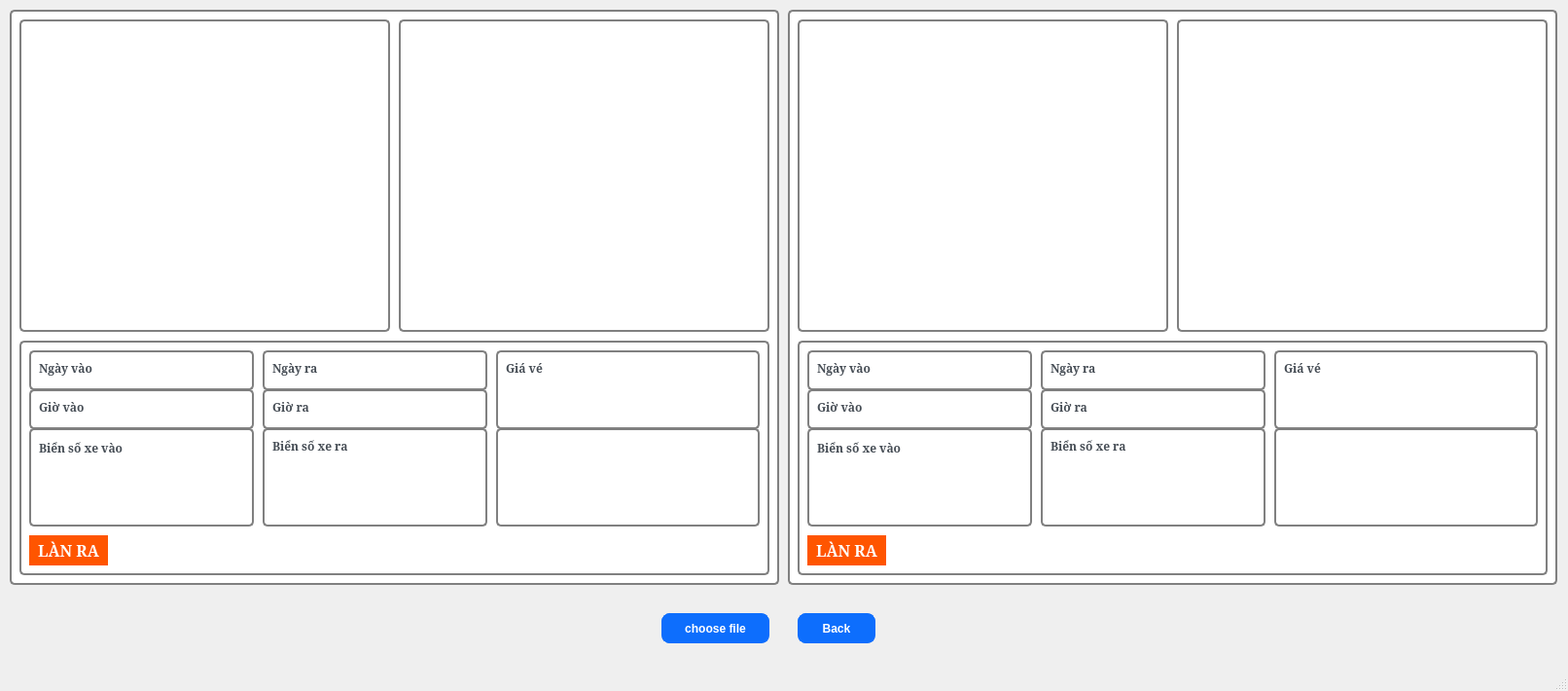
<?xml version="1.0" encoding="UTF-8"?>
<ui version="4.0">
 <class>WindowOUT</class>
 <widget class="QMainWindow" name="WindowOUT">
  <property name="geometry">
   <rect>
    <x>0</x>
    <y>0</y>
    <width>1612</width>
    <height>710</height>
   </rect>
  </property>
  <property name="windowTitle">
   <string/>
  </property>
  <property name="windowIcon">
   <iconset>
    <normaloff>images/car.png</normaloff>images/car.png</iconset>
  </property>
  <property name="styleSheet">
   <string notr="true">QListWidget
{
border: 2px solid gray;
    border-radius: 5px;
    margin-top: 1ex; /* leave space at the top for the title */
}
QLabel {
  color: #464d55;
  font-weight: 600;
}
QGroupBox {
    background-color: white;
    border: 2px solid gray;
    border-radius: 5px;
    margin-top: 1ex; /* leave space at the top for the title */
}
QPushButton {
  background-color: #0d6efd;
  color: #fff;
  font-weight: 600;
  border-radius: 8px;
  border: 1px solid #0d6efd;
  padding: 5px 15px;
  margin-top: 10px;
  outline: 0px;
}
QPushButton:hover,
QPushButton:focus {
  background-color: #0b5ed7;
  border: 3px solid #9ac3fe;
}</string>
  </property>
  <widget class="QWidget" name="centralwidget">
   <widget class="QPushButton" name="btnBackOUT">
    <property name="geometry">
     <rect>
      <x>820</x>
      <y>620</y>
      <width>80</width>
      <height>41</height>
     </rect>
    </property>
    <property name="text">
     <string>Back</string>
    </property>
   </widget>
   <widget class="QPushButton" name="btnChooseFile">
    <property name="geometry">
     <rect>
      <x>680</x>
      <y>620</y>
      <width>111</width>
      <height>41</height>
     </rect>
    </property>
    <property name="text">
     <string>choose file</string>
    </property>
   </widget>
   <widget class="QGroupBox" name="gbMotobike">
    <property name="geometry">
     <rect>
      <x>810</x>
      <y>10</y>
      <width>791</width>
      <height>591</height>
     </rect>
    </property>
    <property name="layoutDirection">
     <enum>Qt::LeftToRight</enum>
    </property>
    <property name="autoFillBackground">
     <bool>false</bool>
    </property>
    <property name="title">
     <string/>
    </property>
    <widget class="QGroupBox" name="gbInMotobike">
     <property name="geometry">
      <rect>
       <x>10</x>
       <y>10</y>
       <width>381</width>
       <height>321</height>
      </rect>
     </property>
     <property name="layoutDirection">
      <enum>Qt::LeftToRight</enum>
     </property>
     <property name="autoFillBackground">
      <bool>false</bool>
     </property>
     <property name="title">
      <string/>
     </property>
     <widget class="QLabel" name="lblImgInMotobike">
      <property name="geometry">
       <rect>
        <x>10</x>
        <y>19</y>
        <width>360</width>
        <height>291</height>
       </rect>
      </property>
      <property name="maximumSize">
       <size>
        <width>1280</width>
        <height>720</height>
       </size>
      </property>
      <property name="text">
       <string/>
      </property>
     </widget>
    </widget>
    <widget class="QGroupBox" name="gbOutMotobike">
     <property name="geometry">
      <rect>
       <x>400</x>
       <y>10</y>
       <width>381</width>
       <height>321</height>
      </rect>
     </property>
     <property name="layoutDirection">
      <enum>Qt::LeftToRight</enum>
     </property>
     <property name="autoFillBackground">
      <bool>false</bool>
     </property>
     <property name="title">
      <string/>
     </property>
     <widget class="QLabel" name="lblImgOutMotobike">
      <property name="geometry">
       <rect>
        <x>10</x>
        <y>19</y>
        <width>360</width>
        <height>291</height>
       </rect>
      </property>
      <property name="maximumSize">
       <size>
        <width>1280</width>
        <height>720</height>
       </size>
      </property>
      <property name="text">
       <string/>
      </property>
     </widget>
    </widget>
    <widget class="QGroupBox" name="gbPlateMotobike">
     <property name="geometry">
      <rect>
       <x>10</x>
       <y>340</y>
       <width>771</width>
       <height>241</height>
      </rect>
     </property>
     <property name="title">
      <string/>
     </property>
     <widget class="QLabel" name="lblMotobikeDayIn">
      <property name="geometry">
       <rect>
        <x>10</x>
        <y>10</y>
        <width>231</width>
        <height>41</height>
       </rect>
      </property>
      <property name="font">
       <font>
        <family>Serif</family>
        <pointsize>17</pointsize>
        <weight>75</weight>
        <bold>true</bold>
       </font>
      </property>
      <property name="styleSheet">
       <string notr="true">color: black;
background-color: white;
    border: 2px solid gray;
    border-radius: 5px;
    margin-top: 1ex; /* leave space at the top for the title */</string>
      </property>
      <property name="text">
       <string/>
      </property>
      <property name="alignment">
       <set>Qt::AlignRight|Qt::AlignTrailing|Qt::AlignVCenter</set>
      </property>
     </widget>
     <widget class="QLabel" name="label_9">
      <property name="geometry">
       <rect>
        <x>20</x>
        <y>20</y>
        <width>71</width>
        <height>16</height>
       </rect>
      </property>
      <property name="font">
       <font>
        <family>Serif</family>
        <weight>75</weight>
        <bold>true</bold>
       </font>
      </property>
      <property name="text">
       <string>Ngày vào</string>
      </property>
     </widget>
     <widget class="QLabel" name="lblMotobikeTimeIn">
      <property name="geometry">
       <rect>
        <x>10</x>
        <y>50</y>
        <width>231</width>
        <height>41</height>
       </rect>
      </property>
      <property name="font">
       <font>
        <family>Serif</family>
        <pointsize>17</pointsize>
        <weight>75</weight>
        <bold>true</bold>
       </font>
      </property>
      <property name="styleSheet">
       <string notr="true">color: black;
background-color: white;
    border: 2px solid gray;
    border-radius: 5px;
    margin-top: 1ex; /* leave space at the top for the title */</string>
      </property>
      <property name="text">
       <string/>
      </property>
      <property name="alignment">
       <set>Qt::AlignRight|Qt::AlignTrailing|Qt::AlignVCenter</set>
      </property>
     </widget>
     <widget class="QLabel" name="label_10">
      <property name="geometry">
       <rect>
        <x>20</x>
        <y>60</y>
        <width>71</width>
        <height>16</height>
       </rect>
      </property>
      <property name="font">
       <font>
        <family>Serif</family>
        <weight>75</weight>
        <bold>true</bold>
       </font>
      </property>
      <property name="text">
       <string>Giờ vào</string>
      </property>
     </widget>
     <widget class="QLabel" name="lblMotobikePlateIn">
      <property name="geometry">
       <rect>
        <x>10</x>
        <y>90</y>
        <width>231</width>
        <height>101</height>
       </rect>
      </property>
      <property name="font">
       <font>
        <family>Serif</family>
        <pointsize>22</pointsize>
        <weight>75</weight>
        <bold>true</bold>
       </font>
      </property>
      <property name="styleSheet">
       <string notr="true">color: black;
background-color: white;
    border: 2px solid gray;
    border-radius: 5px;
    margin-top: 1ex; /* leave space at the top for the title */</string>
      </property>
      <property name="text">
       <string/>
      </property>
      <property name="alignment">
       <set>Qt::AlignCenter</set>
      </property>
     </widget>
     <widget class="QLabel" name="label_11">
      <property name="geometry">
       <rect>
        <x>20</x>
        <y>100</y>
        <width>101</width>
        <height>20</height>
       </rect>
      </property>
      <property name="font">
       <font>
        <family>Serif</family>
        <weight>75</weight>
        <bold>true</bold>
       </font>
      </property>
      <property name="text">
       <string>Biển số xe vào</string>
      </property>
     </widget>
     <widget class="QLabel" name="lblMotobikeDayOut">
      <property name="geometry">
       <rect>
        <x>250</x>
        <y>10</y>
        <width>231</width>
        <height>41</height>
       </rect>
      </property>
      <property name="font">
       <font>
        <family>Serif</family>
        <pointsize>17</pointsize>
        <weight>75</weight>
        <bold>true</bold>
       </font>
      </property>
      <property name="styleSheet">
       <string notr="true">color: black;
background-color: white;
    border: 2px solid gray;
    border-radius: 5px;
    margin-top: 1ex; /* leave space at the top for the title */</string>
      </property>
      <property name="text">
       <string/>
      </property>
      <property name="alignment">
       <set>Qt::AlignRight|Qt::AlignTrailing|Qt::AlignVCenter</set>
      </property>
     </widget>
     <widget class="QLabel" name="label_12">
      <property name="geometry">
       <rect>
        <x>260</x>
        <y>20</y>
        <width>61</width>
        <height>16</height>
       </rect>
      </property>
      <property name="font">
       <font>
        <family>Serif</family>
        <weight>75</weight>
        <bold>true</bold>
       </font>
      </property>
      <property name="text">
       <string>Ngày ra</string>
      </property>
     </widget>
     <widget class="QLabel" name="lblMotobikeTimeOut">
      <property name="geometry">
       <rect>
        <x>250</x>
        <y>50</y>
        <width>231</width>
        <height>41</height>
       </rect>
      </property>
      <property name="font">
       <font>
        <family>Serif</family>
        <pointsize>17</pointsize>
        <weight>75</weight>
        <bold>true</bold>
       </font>
      </property>
      <property name="styleSheet">
       <string notr="true">color: black;
background-color: white;
    border: 2px solid gray;
    border-radius: 5px;
    margin-top: 1ex; /* leave space at the top for the title */</string>
      </property>
      <property name="text">
       <string/>
      </property>
      <property name="alignment">
       <set>Qt::AlignRight|Qt::AlignTrailing|Qt::AlignVCenter</set>
      </property>
     </widget>
     <widget class="QLabel" name="label_13">
      <property name="geometry">
       <rect>
        <x>260</x>
        <y>60</y>
        <width>51</width>
        <height>16</height>
       </rect>
      </property>
      <property name="font">
       <font>
        <family>Serif</family>
        <weight>75</weight>
        <bold>true</bold>
       </font>
      </property>
      <property name="text">
       <string>Giờ ra</string>
      </property>
     </widget>
     <widget class="QLabel" name="lblMotobikePlateOut">
      <property name="geometry">
       <rect>
        <x>250</x>
        <y>90</y>
        <width>231</width>
        <height>101</height>
       </rect>
      </property>
      <property name="font">
       <font>
        <family>Serif</family>
        <pointsize>22</pointsize>
        <weight>75</weight>
        <bold>true</bold>
       </font>
      </property>
      <property name="styleSheet">
       <string notr="true">color: black;
background-color: white;
    border: 2px solid gray;
    border-radius: 5px;
    margin-top: 1ex; /* leave space at the top for the title */</string>
      </property>
      <property name="text">
       <string/>
      </property>
      <property name="alignment">
       <set>Qt::AlignCenter</set>
      </property>
     </widget>
     <widget class="QLabel" name="label_14">
      <property name="geometry">
       <rect>
        <x>260</x>
        <y>100</y>
        <width>101</width>
        <height>16</height>
       </rect>
      </property>
      <property name="font">
       <font>
        <family>Serif</family>
        <weight>75</weight>
        <bold>true</bold>
       </font>
      </property>
      <property name="text">
       <string>Biển số xe ra</string>
      </property>
     </widget>
     <widget class="QLabel" name="lblMotobikePrice">
      <property name="geometry">
       <rect>
        <x>490</x>
        <y>10</y>
        <width>271</width>
        <height>81</height>
       </rect>
      </property>
      <property name="font">
       <font>
        <family>Serif</family>
        <pointsize>22</pointsize>
        <weight>75</weight>
        <bold>true</bold>
       </font>
      </property>
      <property name="styleSheet">
       <string notr="true">color: red;
background-color: white;
    border: 2px solid gray;
    border-radius: 5px;
    margin-top: 1ex; /* leave space at the top for the title */</string>
      </property>
      <property name="text">
       <string/>
      </property>
      <property name="alignment">
       <set>Qt::AlignCenter</set>
      </property>
     </widget>
     <widget class="QLabel" name="label_15">
      <property name="geometry">
       <rect>
        <x>500</x>
        <y>20</y>
        <width>61</width>
        <height>16</height>
       </rect>
      </property>
      <property name="font">
       <font>
        <family>Serif</family>
        <weight>75</weight>
        <bold>true</bold>
       </font>
      </property>
      <property name="text">
       <string>Giá vé</string>
      </property>
     </widget>
     <widget class="QGroupBox" name="groupBox_2">
      <property name="geometry">
       <rect>
        <x>490</x>
        <y>90</y>
        <width>271</width>
        <height>101</height>
       </rect>
      </property>
      <property name="title">
       <string/>
      </property>
      <widget class="QLabel" name="lblPlateOutMotobike">
       <property name="geometry">
        <rect>
         <x>40</x>
         <y>20</y>
         <width>191</width>
         <height>71</height>
        </rect>
       </property>
       <property name="text">
        <string/>
       </property>
      </widget>
     </widget>
     <widget class="QLabel" name="label_16">
      <property name="geometry">
       <rect>
        <x>10</x>
        <y>200</y>
        <width>81</width>
        <height>31</height>
       </rect>
      </property>
      <property name="font">
       <font>
        <family>Serif</family>
        <pointsize>12</pointsize>
        <weight>75</weight>
        <bold>true</bold>
       </font>
      </property>
      <property name="styleSheet">
       <string notr="true">background-color: rgb(255, 85, 0);
color: rgb(255, 255, 255);</string>
      </property>
      <property name="text">
       <string>LÀN RA</string>
      </property>
      <property name="alignment">
       <set>Qt::AlignCenter</set>
      </property>
     </widget>
     <widget class="QLabel" name="lblMotobikeMessage">
      <property name="geometry">
       <rect>
        <x>100</x>
        <y>200</y>
        <width>661</width>
        <height>31</height>
       </rect>
      </property>
      <property name="font">
       <font>
        <family>Serif</family>
        <pointsize>12</pointsize>
        <weight>75</weight>
        <bold>true</bold>
       </font>
      </property>
      <property name="styleSheet">
       <string notr="true"/>
      </property>
      <property name="text">
       <string/>
      </property>
      <property name="alignment">
       <set>Qt::AlignCenter</set>
      </property>
     </widget>
    </widget>
   </widget>
   <widget class="QGroupBox" name="gbCar">
    <property name="geometry">
     <rect>
      <x>10</x>
      <y>10</y>
      <width>791</width>
      <height>591</height>
     </rect>
    </property>
    <property name="layoutDirection">
     <enum>Qt::LeftToRight</enum>
    </property>
    <property name="autoFillBackground">
     <bool>false</bool>
    </property>
    <property name="title">
     <string/>
    </property>
    <widget class="QGroupBox" name="gbInCar">
     <property name="geometry">
      <rect>
       <x>10</x>
       <y>10</y>
       <width>381</width>
       <height>321</height>
      </rect>
     </property>
     <property name="layoutDirection">
      <enum>Qt::LeftToRight</enum>
     </property>
     <property name="autoFillBackground">
      <bool>false</bool>
     </property>
     <property name="title">
      <string/>
     </property>
     <widget class="QLabel" name="lblImgInCar">
      <property name="geometry">
       <rect>
        <x>10</x>
        <y>19</y>
        <width>360</width>
        <height>291</height>
       </rect>
      </property>
      <property name="maximumSize">
       <size>
        <width>1280</width>
        <height>720</height>
       </size>
      </property>
      <property name="text">
       <string/>
      </property>
     </widget>
    </widget>
    <widget class="QGroupBox" name="gbOutCar">
     <property name="geometry">
      <rect>
       <x>400</x>
       <y>10</y>
       <width>381</width>
       <height>321</height>
      </rect>
     </property>
     <property name="layoutDirection">
      <enum>Qt::LeftToRight</enum>
     </property>
     <property name="autoFillBackground">
      <bool>false</bool>
     </property>
     <property name="title">
      <string/>
     </property>
     <widget class="QLabel" name="lblImgOutCar">
      <property name="geometry">
       <rect>
        <x>10</x>
        <y>19</y>
        <width>360</width>
        <height>291</height>
       </rect>
      </property>
      <property name="maximumSize">
       <size>
        <width>1280</width>
        <height>720</height>
       </size>
      </property>
      <property name="text">
       <string/>
      </property>
     </widget>
    </widget>
    <widget class="QGroupBox" name="gbPlateCar">
     <property name="geometry">
      <rect>
       <x>10</x>
       <y>340</y>
       <width>771</width>
       <height>241</height>
      </rect>
     </property>
     <property name="title">
      <string/>
     </property>
     <widget class="QGroupBox" name="groupBox">
      <property name="geometry">
       <rect>
        <x>490</x>
        <y>90</y>
        <width>271</width>
        <height>101</height>
       </rect>
      </property>
      <property name="title">
       <string/>
      </property>
      <widget class="QLabel" name="lblPlateOutCar">
       <property name="geometry">
        <rect>
         <x>40</x>
         <y>20</y>
         <width>191</width>
         <height>71</height>
        </rect>
       </property>
       <property name="text">
        <string/>
       </property>
      </widget>
     </widget>
     <widget class="QLabel" name="lblCarDayIn">
      <property name="geometry">
       <rect>
        <x>10</x>
        <y>10</y>
        <width>231</width>
        <height>41</height>
       </rect>
      </property>
      <property name="font">
       <font>
        <family>Serif</family>
        <pointsize>17</pointsize>
        <weight>75</weight>
        <bold>true</bold>
       </font>
      </property>
      <property name="styleSheet">
       <string notr="true">color: black;
background-color: white;
    border: 2px solid gray;
    border-radius: 5px;
    margin-top: 1ex; /* leave space at the top for the title */</string>
      </property>
      <property name="text">
       <string/>
      </property>
      <property name="alignment">
       <set>Qt::AlignRight|Qt::AlignTrailing|Qt::AlignVCenter</set>
      </property>
     </widget>
     <widget class="QLabel" name="label">
      <property name="geometry">
       <rect>
        <x>20</x>
        <y>20</y>
        <width>71</width>
        <height>16</height>
       </rect>
      </property>
      <property name="font">
       <font>
        <family>Serif</family>
        <weight>75</weight>
        <bold>true</bold>
       </font>
      </property>
      <property name="text">
       <string>Ngày vào</string>
      </property>
     </widget>
     <widget class="QLabel" name="lblCarTimeIn">
      <property name="geometry">
       <rect>
        <x>10</x>
        <y>50</y>
        <width>231</width>
        <height>41</height>
       </rect>
      </property>
      <property name="font">
       <font>
        <family>Serif</family>
        <pointsize>17</pointsize>
        <weight>75</weight>
        <bold>true</bold>
       </font>
      </property>
      <property name="styleSheet">
       <string notr="true">color: black;
background-color: white;
    border: 2px solid gray;
    border-radius: 5px;
    margin-top: 1ex; /* leave space at the top for the title */</string>
      </property>
      <property name="text">
       <string/>
      </property>
      <property name="alignment">
       <set>Qt::AlignRight|Qt::AlignTrailing|Qt::AlignVCenter</set>
      </property>
     </widget>
     <widget class="QLabel" name="label_2">
      <property name="geometry">
       <rect>
        <x>20</x>
        <y>60</y>
        <width>71</width>
        <height>16</height>
       </rect>
      </property>
      <property name="font">
       <font>
        <family>Serif</family>
        <weight>75</weight>
        <bold>true</bold>
       </font>
      </property>
      <property name="text">
       <string>Giờ vào</string>
      </property>
     </widget>
     <widget class="QLabel" name="lblCarDayOut">
      <property name="geometry">
       <rect>
        <x>250</x>
        <y>10</y>
        <width>231</width>
        <height>41</height>
       </rect>
      </property>
      <property name="font">
       <font>
        <family>Serif</family>
        <pointsize>17</pointsize>
        <weight>75</weight>
        <bold>true</bold>
       </font>
      </property>
      <property name="styleSheet">
       <string notr="true">color: black;
background-color: white;
    border: 2px solid gray;
    border-radius: 5px;
    margin-top: 1ex; /* leave space at the top for the title */</string>
      </property>
      <property name="text">
       <string/>
      </property>
      <property name="alignment">
       <set>Qt::AlignRight|Qt::AlignTrailing|Qt::AlignVCenter</set>
      </property>
     </widget>
     <widget class="QLabel" name="label_4">
      <property name="geometry">
       <rect>
        <x>260</x>
        <y>20</y>
        <width>61</width>
        <height>16</height>
       </rect>
      </property>
      <property name="font">
       <font>
        <family>Serif</family>
        <weight>75</weight>
        <bold>true</bold>
       </font>
      </property>
      <property name="text">
       <string>Ngày ra</string>
      </property>
     </widget>
     <widget class="QLabel" name="lblCarTimeOut">
      <property name="geometry">
       <rect>
        <x>250</x>
        <y>50</y>
        <width>231</width>
        <height>41</height>
       </rect>
      </property>
      <property name="font">
       <font>
        <family>Serif</family>
        <pointsize>17</pointsize>
        <weight>75</weight>
        <bold>true</bold>
       </font>
      </property>
      <property name="styleSheet">
       <string notr="true">color: black;
background-color: white;
    border: 2px solid gray;
    border-radius: 5px;
    margin-top: 1ex; /* leave space at the top for the title */</string>
      </property>
      <property name="text">
       <string/>
      </property>
      <property name="alignment">
       <set>Qt::AlignRight|Qt::AlignTrailing|Qt::AlignVCenter</set>
      </property>
     </widget>
     <widget class="QLabel" name="label_5">
      <property name="geometry">
       <rect>
        <x>260</x>
        <y>60</y>
        <width>51</width>
        <height>16</height>
       </rect>
      </property>
      <property name="font">
       <font>
        <family>Serif</family>
        <weight>75</weight>
        <bold>true</bold>
       </font>
      </property>
      <property name="text">
       <string>Giờ ra</string>
      </property>
     </widget>
     <widget class="QLabel" name="lblCarPlateIn">
      <property name="geometry">
       <rect>
        <x>10</x>
        <y>90</y>
        <width>231</width>
        <height>101</height>
       </rect>
      </property>
      <property name="font">
       <font>
        <family>Serif</family>
        <pointsize>22</pointsize>
        <weight>75</weight>
        <bold>true</bold>
       </font>
      </property>
      <property name="styleSheet">
       <string notr="true">color: black;
background-color: white;
    border: 2px solid gray;
    border-radius: 5px;
    margin-top: 1ex; /* leave space at the top for the title */</string>
      </property>
      <property name="text">
       <string/>
      </property>
      <property name="alignment">
       <set>Qt::AlignCenter</set>
      </property>
     </widget>
     <widget class="QLabel" name="label_3">
      <property name="geometry">
       <rect>
        <x>20</x>
        <y>100</y>
        <width>101</width>
        <height>20</height>
       </rect>
      </property>
      <property name="font">
       <font>
        <family>Serif</family>
        <weight>75</weight>
        <bold>true</bold>
       </font>
      </property>
      <property name="text">
       <string>Biển số xe vào</string>
      </property>
     </widget>
     <widget class="QLabel" name="lblCarPlateOut">
      <property name="geometry">
       <rect>
        <x>250</x>
        <y>90</y>
        <width>231</width>
        <height>101</height>
       </rect>
      </property>
      <property name="font">
       <font>
        <family>Serif</family>
        <pointsize>22</pointsize>
        <weight>75</weight>
        <bold>true</bold>
       </font>
      </property>
      <property name="styleSheet">
       <string notr="true">color: black;
background-color: white;
    border: 2px solid gray;
    border-radius: 5px;
    margin-top: 1ex; /* leave space at the top for the title */</string>
      </property>
      <property name="text">
       <string/>
      </property>
      <property name="alignment">
       <set>Qt::AlignCenter</set>
      </property>
     </widget>
     <widget class="QLabel" name="label_6">
      <property name="geometry">
       <rect>
        <x>260</x>
        <y>100</y>
        <width>101</width>
        <height>16</height>
       </rect>
      </property>
      <property name="font">
       <font>
        <family>Serif</family>
        <weight>75</weight>
        <bold>true</bold>
       </font>
      </property>
      <property name="text">
       <string>Biển số xe ra</string>
      </property>
     </widget>
     <widget class="QLabel" name="lblCarPrice">
      <property name="geometry">
       <rect>
        <x>490</x>
        <y>10</y>
        <width>271</width>
        <height>81</height>
       </rect>
      </property>
      <property name="font">
       <font>
        <family>Serif</family>
        <pointsize>22</pointsize>
        <weight>75</weight>
        <bold>true</bold>
       </font>
      </property>
      <property name="styleSheet">
       <string notr="true">color: red;
background-color: white;
    border: 2px solid gray;
    border-radius: 5px;
    margin-top: 1ex; /* leave space at the top for the title */</string>
      </property>
      <property name="text">
       <string/>
      </property>
      <property name="alignment">
       <set>Qt::AlignCenter</set>
      </property>
     </widget>
     <widget class="QLabel" name="label_7">
      <property name="geometry">
       <rect>
        <x>500</x>
        <y>20</y>
        <width>61</width>
        <height>16</height>
       </rect>
      </property>
      <property name="font">
       <font>
        <family>Serif</family>
        <weight>75</weight>
        <bold>true</bold>
       </font>
      </property>
      <property name="text">
       <string>Giá vé</string>
      </property>
     </widget>
     <widget class="QLabel" name="label_8">
      <property name="geometry">
       <rect>
        <x>10</x>
        <y>200</y>
        <width>81</width>
        <height>31</height>
       </rect>
      </property>
      <property name="font">
       <font>
        <family>Serif</family>
        <pointsize>12</pointsize>
        <weight>75</weight>
        <bold>true</bold>
       </font>
      </property>
      <property name="styleSheet">
       <string notr="true">background-color: rgb(255, 85, 0);
color: rgb(255, 255, 255);</string>
      </property>
      <property name="text">
       <string>LÀN RA</string>
      </property>
      <property name="alignment">
       <set>Qt::AlignCenter</set>
      </property>
     </widget>
     <widget class="QLabel" name="lblCarMessage">
      <property name="geometry">
       <rect>
        <x>100</x>
        <y>200</y>
        <width>661</width>
        <height>31</height>
       </rect>
      </property>
      <property name="font">
       <font>
        <family>Serif</family>
        <pointsize>12</pointsize>
        <weight>75</weight>
        <bold>true</bold>
       </font>
      </property>
      <property name="styleSheet">
       <string notr="true"/>
      </property>
      <property name="text">
       <string/>
      </property>
      <property name="alignment">
       <set>Qt::AlignCenter</set>
      </property>
     </widget>
    </widget>
   </widget>
  </widget>
  <widget class="QMenuBar" name="menubar">
   <property name="geometry">
    <rect>
     <x>0</x>
     <y>0</y>
     <width>1612</width>
     <height>20</height>
    </rect>
   </property>
  </widget>
  <widget class="QStatusBar" name="statusbar"/>
 </widget>
 <resources/>
 <connections/>
</ui>
